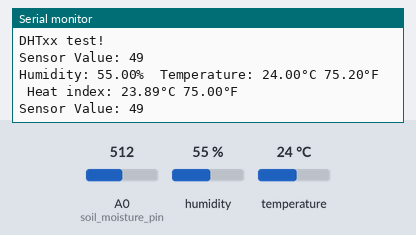
The sketch below on a simulated Arduino Uno, built with avr-gcc and run on an emulated ATmega328P. On the bench: the last lines printed to the serial monitor. Inputs (shaded band) come from the test bench; at power-on: humidity 55 %, A0 (soil_moisture_pin) = 512, temperature 24 °C.

Above: at 2.8 s.
2.9 s: humidity set to 22 %
At 5.4 s:
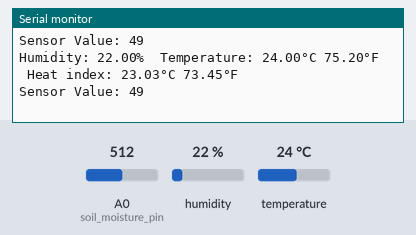
5.7 s: A0 (soil_moisture_pin) set to 716
At 6.7 s:
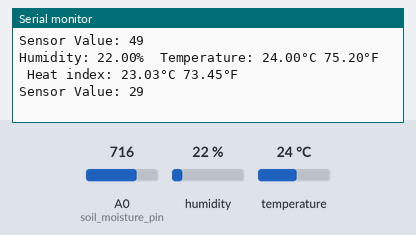
8.5 s: temperature set to 12 °C
At 11.1 s:
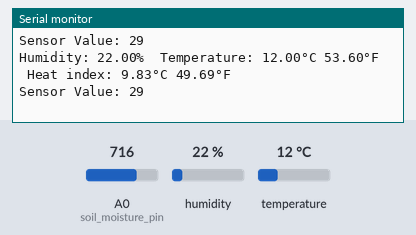
11.3 s: A0 (soil_moisture_pin) set to 900
At 12.9 s:
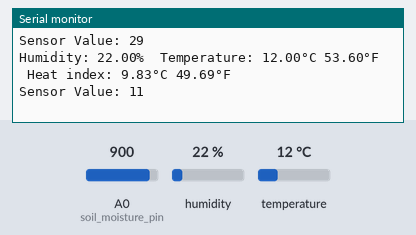
14.1 s: humidity set to 40 %
At 15.4 s:
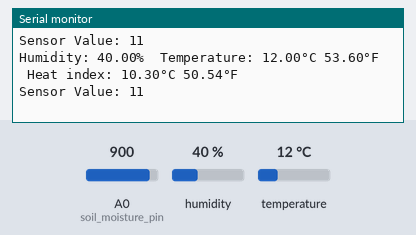
Timing chart, 0 to 17.1 s (numbered marks = the images above; inputs shaded):
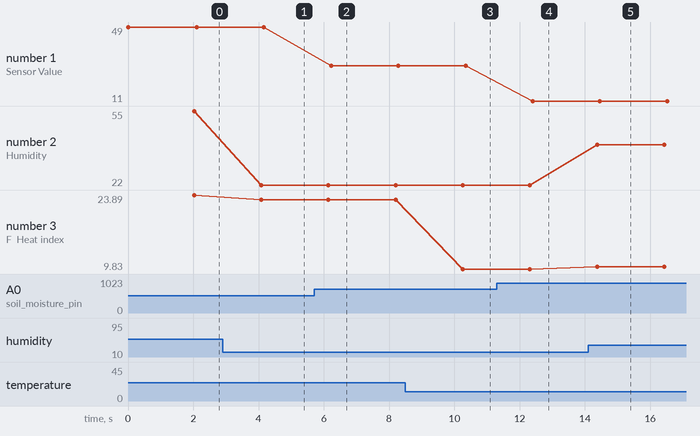

The sketch:

colector_cfg.ino
```cpp
#include "DHT.h"

#define DHTPIN 16
#define DHTTYPE DHT11   // DHT 11

DHT dht(DHTPIN, DHTTYPE);
int soil_moisture_pin = A0;
void setup() {
  Serial.begin(9600);
  Serial.println(F("DHTxx test!"));
  dht.begin();
}

void loop() {

    float sensor_value  = analogRead(soil_moisture_pin);
    int sensor_value_final=map(sensor_value, 1013, 0, 0, 100);
    Serial.print("Sensor Value: ");
    Serial.println(sensor_value_final);

  delay(2000);

  float h = dht.readHumidity();

  float t = dht.readTemperature();
  float f = dht.readTemperature(true);
  if (isnan(h) || isnan(t) || isnan(f)) {
    Serial.println(F("Failed to read from DHT sensor!"));
    return;
  }

  // Compute heat index in Fahrenheit (the default)
  float hif = dht.computeHeatIndex(f, h);
  // Compute heat index in Celsius (isFahreheit = false)
  float hic = dht.computeHeatIndex(t, h, false);

  Serial.print(F("Humidity: "));
  Serial.print(h);
  Serial.print(F("%  Temperature: "));
  Serial.print(t);
  Serial.print(F("°C "));
  Serial.print(f);
  Serial.print(F("°F  Heat index: "));
  Serial.print(hic);
  Serial.print(F("°C "));
  Serial.print(hif);
  Serial.println(F("°F"));
}
```

Measured:
- after the input at 2.9 s, the serial monitor: prints a new line after 1.2 s (image 1)
- after the input at 5.7 s, the serial monitor: prints a new line after 0.53 s (image 2)
- after the input at 8.5 s, the serial monitor: prints a new line after 1.8 s (image 3)
- after the input at 11.3 s, the serial monitor: prints a new line after 1.1 s (image 4)
- after the input at 14.1 s, the serial monitor: prints a new line after 0.28 s (image 5)
- plotted number 1: 49 → 29 after the input at 5.7 s, 29 → 11 after the input at 11.3 s
- plotted number 2: 55 → 22 after the input at 2.9 s, 22 → 40 after the input at 14.1 s
- plotted number 3: 23.89 → 23.03 after the input at 2.9 s, 23.03 → 9.83 after the input at 8.5 s, 9.83 → 10.3 after the input at 14.1 s
